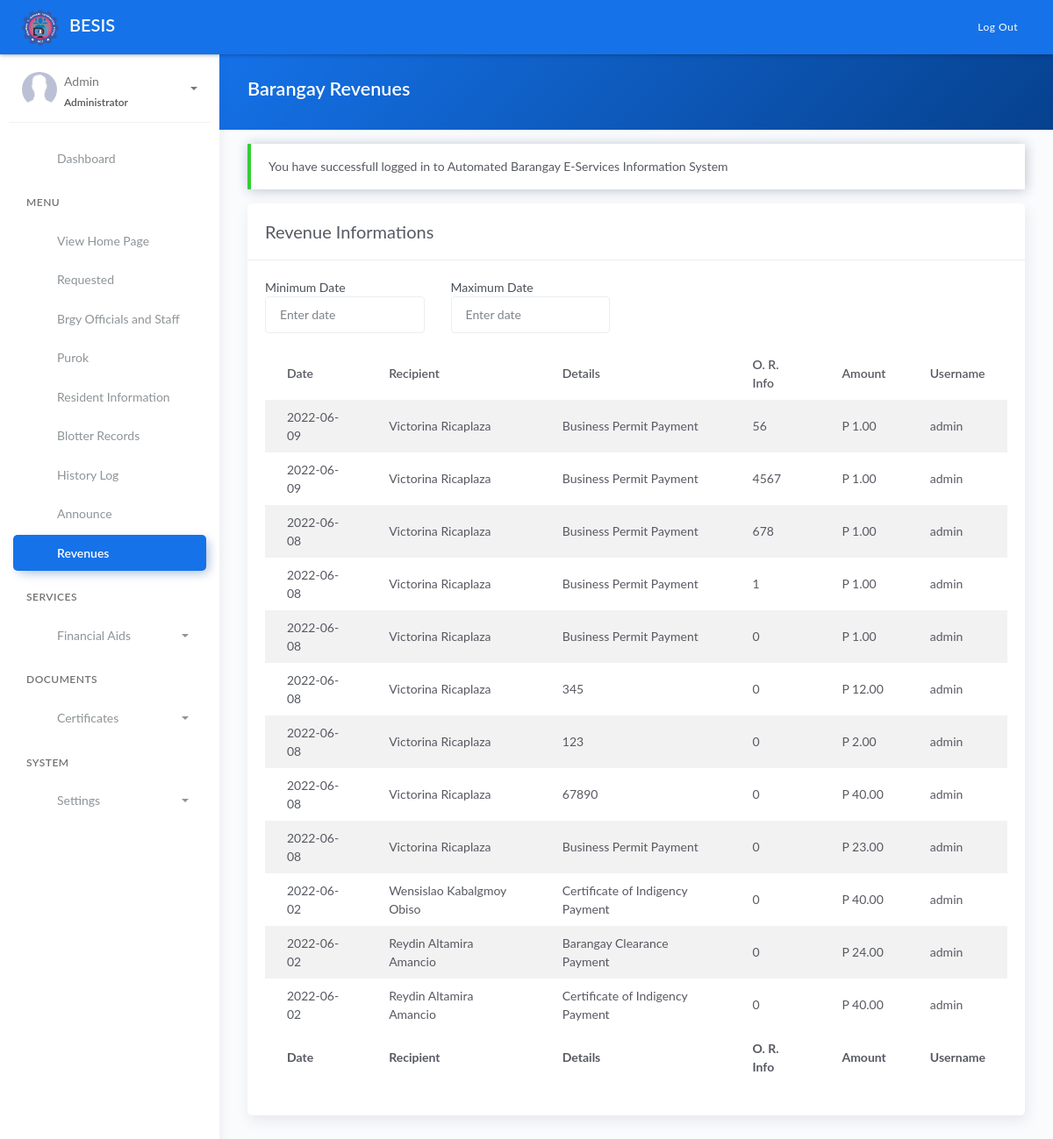
Before: /revenue.php (signed in) with the older database file.
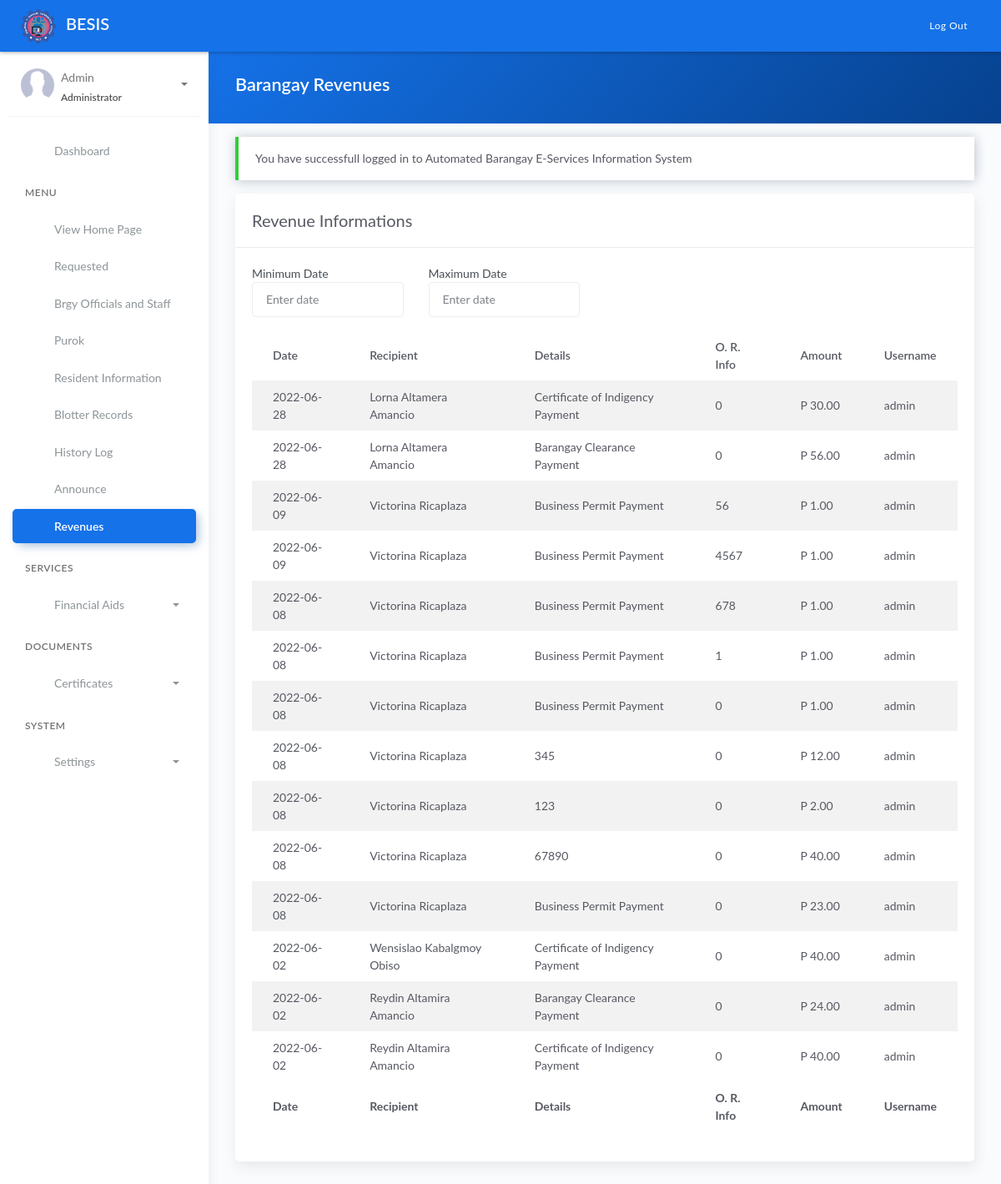
After: the same page with the newer database file.
### tables this page shows
CREATE TABLE `tblpayments` (
  `id` int(11) NOT NULL AUTO_INCREMENT,
  `details` varchar(100) DEFAULT NULL,
  `or_info` int(50) DEFAULT NULL,
  `amounts` decimal(10,2) DEFAULT NULL,
  `date` date DEFAULT NULL,
  `user` varchar(50) DEFAULT NULL,
  `name` varchar(50) DEFAULT NULL,
  PRIMARY KEY (`id`)
);

### revenue.php (the view, shortened to what this page needs)
<?php include 'server/server.php' ?>
<?php
	$sql = "SELECT * FROM tblpayments ORDER BY `date` DESC";
    $result = $conn->query($sql);
    $revenue = array();
	while($row = $result->fetch_assoc()){
		$revenue[] = $row;
	}
?>
<!DOCTYPE html>
<html lang="en">
<head>
	<?php include 'templates/header.php' ?>
	<link rel="stylesheet" href="assets/js/plugin/dataTables.dateTime.min.css">
	<link rel="stylesheet" href="assets/js/plugin/datatables/Buttons-1.6.1/css/buttons.dataTables.min.css">
</head>
<body>
	<div class="wrapper">
		<?php include 'templates/main-header.php' ?>
		<?php include 'templates/sidebar.php' ?>
		<div class="main-panel">
			<div class="content">
				<div class="panel-header bg-primary-gradient">
					<div class="page-inner">
						<div class="d-flex align-items-left align-items-md-center flex-column flex-md-row">
							<div>
								<h2 class="text-white fw-bold">Barangay Revenues</h2>
							</div>
						</div>
					</div>
				</div>
				<div class="page-inner">
					<div class="row mt--2">
						<div class="col-md-12">
                            <?php if(isset($_SESSION['message'])): ?>
                                <div class="alert alert-<?php echo $_SESSION['success']; ?> <?= $_SESSION['success']=='danger' ? 'bg-danger text-light' : null ?>" role="alert">
                                    <?php echo $_SESSION['message']; ?>
                                </div>
                            <?php endif ?>
                            <div class="card">
								<div class="card-header">
									<div class="card-head-row">
										<div class="card-title">Revenue Informations</div>
									</div>
								</div>
								<div class="card-body">
									<div class="row mb-3 w-50">
										<div class="col">
											<label>Minimum Date</label>
											<input type="text" class="form-control" placeholder="Enter date" id="min">
										</div>
										<div class="col">
											<label>Maximum Date</label>
											<input type="text" class="form-control" placeholder="Enter date" id="max">
										</div>
									</div>
									<div class="table-responsive">
										<table id="revenuetable" class="display table table-striped">
											<thead>
												<tr>
													<th scope="col">Date</th>
													<th scope="col">Recipient</th>
													<th scope="col">Details</th>
													<th scope="col">O. R. Info</th>
													<th scope="col">Amount</th>
													<th scope="col">Username</th>
												</tr>
											</thead>
											<tbody>
												<?php if(!empty($revenue)): ?>
													<?php $no=1; foreach($revenue as $row): ?>
													<tr>
														<td><?= $row['date'] ?></td>
														<td><?= $row['name'] ?></td>
														<td><?= $row['details'] ?></td>
														<td><?= $row['or_info'] ?></td>
														<td>P <?= number_format($row['amounts'],2) ?></td>
														<td><?= $row['user'] ?></td>
													</tr>
													<?php $no++; endforeach ?>
												<?php endif ?>
											</tbody>
											<tfoot>
												<tr>
                                                    <th scope="col">Date</th>
													<th scope="col">Recipient</th>
													<th scope="col">Details</th>
													<th scope="col">O. R. Info</th>
													<th scope="col">Amount</th>
													<th scope="col">Username</th>
												</tr>
											</tfoot>
										</table>
									</div>
								</div>
							</div>
						</div>
					</div>
				</div>
			</div>
		</div>
	</div>
</body>
</html>

Changed rows visible on the page:
added tblpayments: date "2022-06-28", name "Lorna Altamera Amancio", details "Certificate of Indigency Payment", or_info "0", amounts "30.00", user "admin"
added tblpayments: date "2022-06-28", name "Lorna Altamera Amancio", details "Barangay Clearance Payment", or_info "0", amounts "56.00", user "admin"
